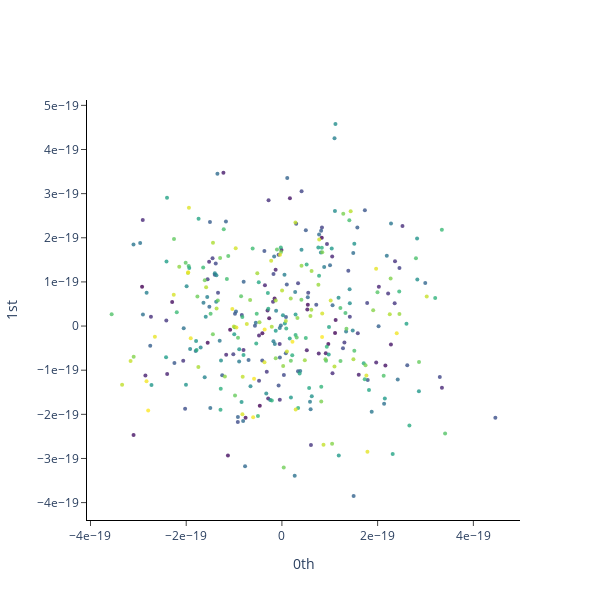

Here is the notebook cell this chart was saved with:
### Code cell
plot_point_cloud(y_embedded_noise)

### Figure 1 — Plotly figure (JSON) as saved in the notebook; plotly's stock layout.template omitted (floating-point values rounded to 4 significant figures; data arrays with more than 128 entries replaced by an {"elided": "..."} marker saying what was removed)
{"data": [{"marker": {"color": {"elided": "348 int values"}, "colorscale": [[0, "#440154"], [0.1111, "#482878"], [0.2222, "#3e4989"], [0.3333, "#31688e"], [0.4444, "#26828e"], [0.5556, "#1f9e89"], [0.6667, "#35b779"], [0.7778, "#6ece58"], [0.8889, "#b5de2b"], [1, "#fde725"]], "opacity": 0.8, "size": 4}, "mode": "markers", "type": "scatter", "x": {"elided": "348 float values"}, "y": {"elided": "348 float values"}}], "layout": {"height": 600, "plot_bgcolor": "white", "width": 600, "xaxis": {"anchor": "x", "exponentformat": "e", "linecolor": "black", "linewidth": 1, "mirror": false, "showexponent": "all", "showline": true, "side": "bottom", "ticks": "outside", "title": {"text": "0th"}, "type": "linear", "zeroline": true}, "yaxis": {"anchor": "y", "exponentformat": "e", "linecolor": "black", "linewidth": 1, "mirror": false, "showexponent": "all", "showline": true, "side": "left", "ticks": "outside", "title": {"text": "1st"}, "type": "linear", "zeroline": true}}}
